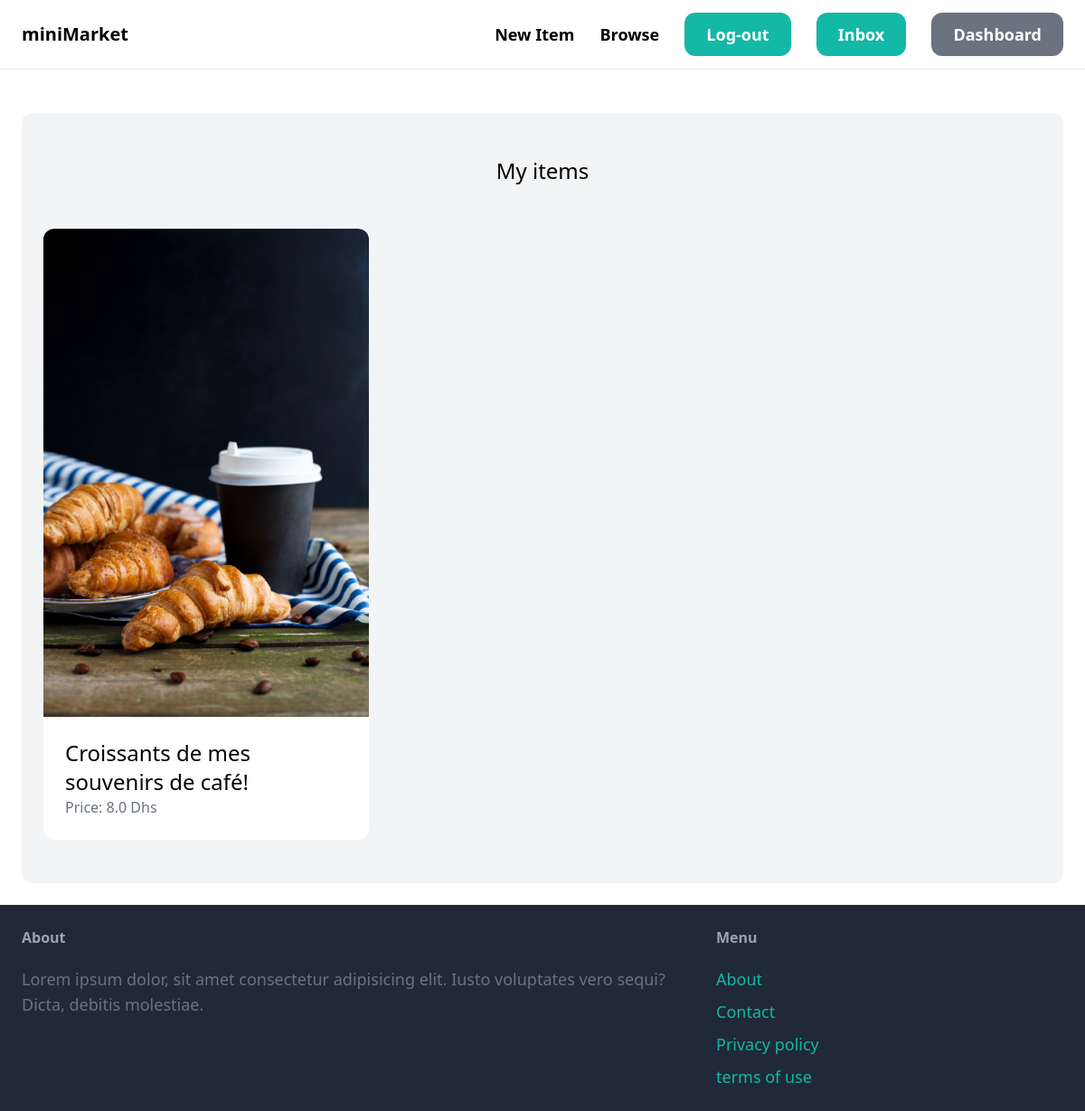
The app's page /dashboard/ (signed in) with its own data.
### item/models.py (models this page shows, shortened)
class Item(models.Model):
    category = models.ForeignKey(Category, related_name='items', on_delete=models.CASCADE)
    name = models.CharField(max_length=255)
    description = models.TextField(blank=True, null=True)
    price = models.FloatField()
    image = models.ImageField(upload_to='item_images', blank=True, null=True)
    is_sold = models.BooleanField(default=False)
    created_by = models.ForeignKey(User, related_name='items', on_delete=models.CASCADE)
    created_at = models.DateTimeField(auto_now_add=True)

### dashboard/views.py (the view)
# urls.py: path('', views.index, name='index'),
@login_required
def index(request):
    items = Item.objects.filter(created_by=request.user)
    return render(request, 'dashboard/index.html', {'items': items})

### dashboard/templates/dashboard/index.html (shortened to what this page needs)
{% extends 'core/base.html' %}
{% block content %}
    <div class="mt-6 px-6 py-12 bg-gray-100 rounded-xl">
        <h2 class="mb-12 text-2xl text-center">My items</h2>
        <div class="grid grid-cols-3 gap-3">
            {% for item in items %}
            <div>
                <a href="{% url 'item:detail' item.id %}">
                    <div>
                        <img src="{{ item.image.url }}" class="rounded-t-xl">
                    </div>
                    <div class="p-6 bg-white rounded-b-xl">
                        <h2 class="text-2xl">{{ item.name }}</h2>
                        <p class="text-gray-500">Price: {{ item.price }} Dhs</p>
                    </div>
                </a>
            </div>
            {% endfor %}
        </div>
    </div>
{%endblock%}

### records on screen
Item: image (picture), name "Croissants de mes souvenirs de café!", price "8.0"
